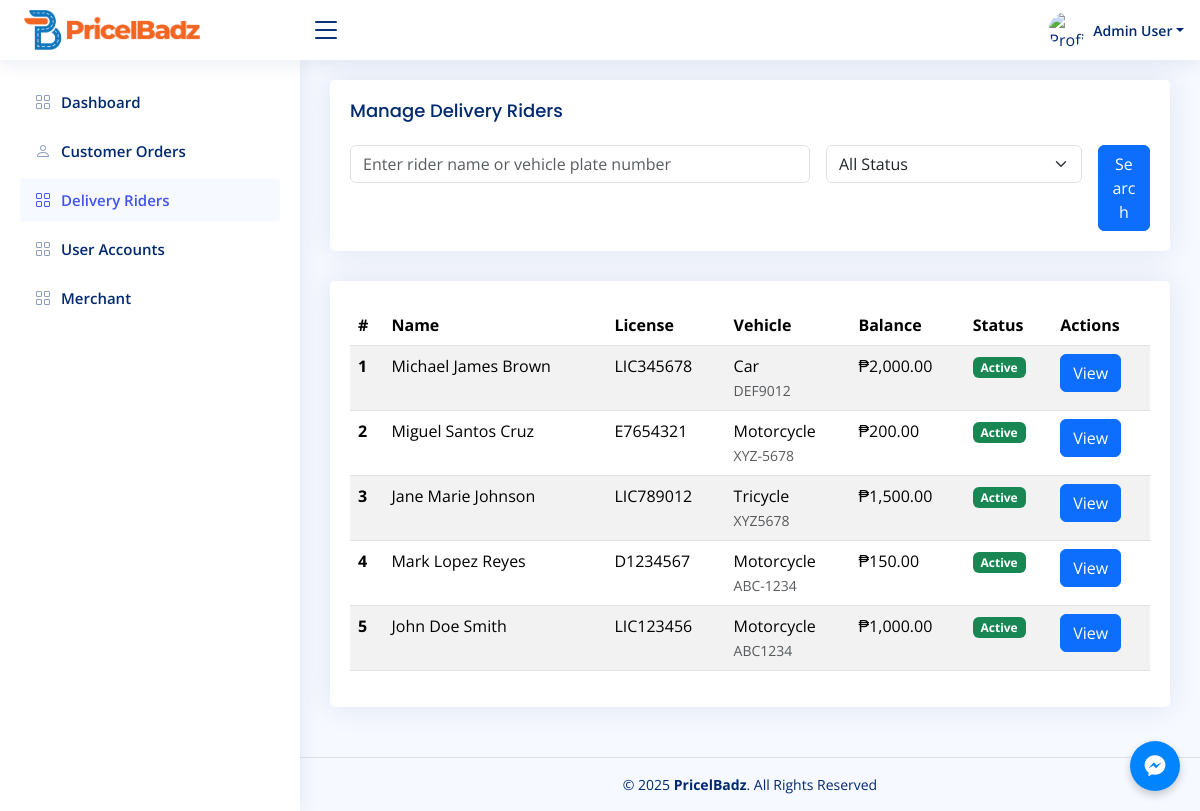
Page /admin/delivery_rider.php (signed in) on the earlier database version.
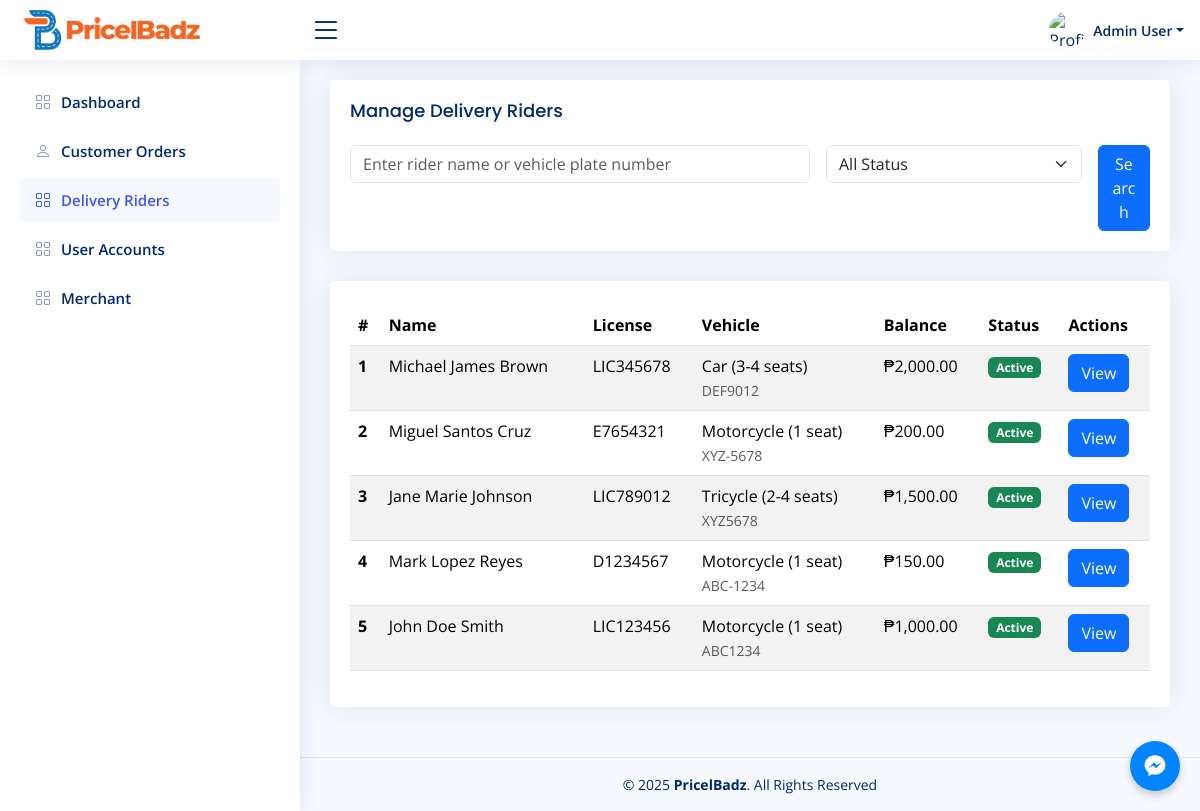
Same page on the later database version.
### tables this page shows
CREATE TABLE triders (
id INT AUTO_INCREMENT PRIMARY KEY,
first_name VARCHAR(50) NOT NULL,
middle_name VARCHAR(50),
last_name VARCHAR(50) NOT NULL,
license_number VARCHAR(20) NOT NULL,
vehicle_type ENUM('Motorcycle (1 seat)', 'Tricycle (2-4 seats)', 'Car (3-4 seats)', 'Car (5-7 seats)', 'Van (10-14
seats)') NOT NULL,
vehicle_cor VARCHAR(50) NOT NULL,
vehicle_plate_number VARCHAR(20) NOT NULL,
topup_balance DECIMAL(10, 2) DEFAULT 0.00,
rider_status ENUM('Active', 'Inactive') DEFAULT 'Active',
created_at TIMESTAMP DEFAULT CURRENT_TIMESTAMP,
updated_at TIMESTAMP DEFAULT CURRENT_TIMESTAMP ON UPDATE CURRENT_TIMESTAMP
);

### admin/delivery_rider.php (the view, shortened to what this page needs)
<?php
include './header.php';
include '../config/connect.php';
$search = isset($_POST['search']) ? $_POST['search'] : '';
$status = isset($_POST['status']) ? $_POST['status'] : 'All Status';
$query = "SELECT id, first_name, middle_name, last_name, CONCAT(first_name, ' ', COALESCE(middle_name, ''), ' ', last_name) AS fullname,
    license_number, vehicle_type, vehicle_plate_number, rider_status, topup_balance, vehicle_cor
    FROM triders
    WHERE (first_name LIKE ? OR last_name LIKE ? OR vehicle_plate_number LIKE ?)";
$query .= ' ORDER BY rider_status ASC, last_name ASC, first_name ASC';
$stmt = $conn->prepare($query);
$search_term = '%' . $search . '%';
if ($status !== 'All Status') {
    $stmt->bind_param('ssss', $search_term, $search_term, $search_term, $status);
} else {
    $stmt->bind_param('sss', $search_term, $search_term, $search_term);
}
$stmt->execute();
$result = $stmt->get_result();
?>
<main id="main" class="main">
    <section class="section">
        <div class="row">
            <div class="col-lg-12">
                <div class="card">
                    <div class="card-body">
                        <h5 class="card-title">Manage Delivery Riders</h5>
                        <form method="POST" class="row g-3">
                            <div class="col-md-7">
                                <input type="text" class="form-control" name="search" id="inputText"
                                    value="<?= htmlspecialchars($search) ?>"
                                    placeholder="Enter rider name or vehicle plate number">
                            </div>
                            <div class="col-md-4">
                                <select name="status" id="inputState" class="form-select">
                                    <option value="All Status" <?= $status === 'All Status' ? 'selected' : '' ?>>All
                                        Status</option>
                                </select>
                            </div>
                            <div class="col-md-1">
                                <button type="submit" class="btn btn-primary w-100">Search</button>
                            </div>
                        </form>
                    </div>
                </div>
                <div class="card">
                    <div class="card-body pt-4">
                        <div class="table-responsive">
                            <table class="table table-striped table-hover">
                                <thead>
                                    <tr>
                                        <th scope="col">#</th>
                                        <th scope="col">Name</th>
                                        <th scope="col">License</th>
                                        <th scope="col">Vehicle</th>
                                        <th scope="col">Balance</th>
                                        <th scope="col">Status</th>
                                        <th scope="col">Actions</th>
                                    </tr>
                                </thead>
                                <tbody>
                                    <?php
                                    $count = 1;
                                    if ($result->num_rows > 0):
                                        while ($row = $result->fetch_assoc()):
                                    ?>
                                    <tr>
                                        <th scope="row"><?= $count++ ?></th>
                                        <td><?= htmlspecialchars($row['fullname']) ?></td>
                                        <td><?= htmlspecialchars($row['license_number']) ?></td>
                                        <td>
                                            <?= htmlspecialchars($row['vehicle_type']) ?>
                                            <br>
                                            <small
                                                class="text-muted"><?= htmlspecialchars($row['vehicle_plate_number']) ?></small>
                                        </td>
                                        <td>₱<?= number_format($row['topup_balance'], 2) ?></td>
                                        <td>
                                            <span
                                                class="badge <?= $row['rider_status'] === 'Active' ? 'bg-success' : 'bg-danger' ?>">
                                                <?= htmlspecialchars($row['rider_status']) ?>
                                            </span>
                                        </td>
                                        <td>
                                            <button type="button" class="btn btn-primary" data-bs-toggle="modal"
                                                data-bs-target="#riderModal<?= urlencode($row['id']) ?>">
                                                View
                                            </button>
                                        </td>
                                    </tr>
                                    <?php
                                        endwhile;
                                    else:
                                    ?>
                                    <tr>
                                        <td colspan="7" class="text-center">No riders found.</td>
                                    </tr>
                                    <?php endif; ?>
                                </tbody>
                            </table>
                        </div>
                    </div>
                </div>
            </div>
        </div>
    </section>
</main>
<footer id="footer" class="footer border-top py-3">
    <div class="container">
        <div class="copyright text-center">
            &copy; 2025 <strong><span>PricelBadz</span></strong>. All Rights Reserved
        </div>
    </div>
</footer>

### admin/header.php (shortened to what this page needs)
<?php
$current_page = basename($_SERVER['PHP_SELF']);
?>
<!DOCTYPE html>
<html lang="en">
<head>
    <link href="../public/assets/vendor/bootstrap/css/bootstrap.min.css" rel="stylesheet">
    <link href="../public/assets/vendor/bootstrap-icons/bootstrap-icons.css" rel="stylesheet">
    <link href="../public/assets/vendor/boxicons/css/boxicons.min.css" rel="stylesheet">
    <link href="../public/assets/vendor/quill/quill.snow.css" rel="stylesheet">
    <link href="../public/assets/vendor/quill/quill.bubble.css" rel="stylesheet">
    <link href="../public/assets/vendor/remixicon/remixicon.css" rel="stylesheet">
    <link href="../public/assets/vendor/simple-datatables/style.css" rel="stylesheet">
    <link href="../public/assets/css/style.css" rel="stylesheet">
</head>
<body>
    <header id="header" class="header fixed-top d-flex align-items-center">
        <div class="d-flex align-items-center justify-content-between">
            <a href="dashboard.php" class="logo d-flex align-items-center">
                <span class="d-none d-lg-block"><img src="../public/img/logo.png" alt="PricelBadz Image"
                        style="max-height: 50px; width: auto;"></span>
            </a>
            <i class="bi bi-list toggle-sidebar-btn"></i>
        </div>
        <nav class="header-nav ms-auto">
            <ul class="d-flex align-items-center">
                <li class="nav-item dropdown pe-3">
                    <a class="nav-link nav-profile d-flex align-items-center pe-0" href="#"
                        data-bs-toggle="dropdown">
                        <img src="../public/img/bg.jpg" alt="Profile" class="rounded-circle"
                            style="width: 36px; height: 36px; object-fit: cover;">
                        <span
                            class="d-none d-md-block dropdown-toggle ps-2"><?= htmlspecialchars($_SESSION['first_name'] . ' ' . $_SESSION['last_name']) ?></span>
                    </a>
                </li>
            </ul>
        </nav>
    </header>
    <aside id="sidebar" class="sidebar">
        <ul class="sidebar-nav" id="sidebar-nav">
            <li class="nav-item">
                <a class="nav-link <?= $current_page === 'dashboard.php' ? '' : 'collapsed' ?>" href="dashboard.php">
                    <i class="bi bi-grid"></i>
                    <span>Dashboard</span>
                </a>
            </li>
            <li class="nav-item">
                <a class="nav-link <?= $current_page === 'customer_orders.php' ? '' : 'collapsed' ?>"
                    href="customer_orders.php">
                    <i class="bi bi-person"></i>
                    <span>Customer Orders</span>
                </a>
            </li>
            <li class="nav-item">
                <a class="nav-link <?= $current_page === 'delivery_rider.php' ? '' : 'collapsed' ?>"
                    href="delivery_rider.php">
                    <i class="bi bi-grid"></i>
                    <span>Delivery Riders</span>
                </a>
            </li>
            <li class="nav-item">
                <a class="nav-link <?= $current_page === 'user_account.php' ? '' : 'collapsed' ?>"
                    href="user_account.php">
                    <i class="bi bi-grid"></i>
                    <span>User Accounts</span>
                </a>
            </li>
            <li class="nav-item">
                <a class="nav-link <?= $current_page === 'merchant.php' ? '' : 'collapsed' ?>" href="merchant.php">
                    <i class="bi bi-grid"></i>
                    <span>Merchant</span>
                </a>
            </li>
        </ul>
    </aside>
    <a href="https://www.facebook.com/messages/t/651650764687119" target="_blank" class="fb-messenger-link"
        style="position: fixed; bottom: 20px; right: 20px; background-color: #0084ff; color: white; width: 50px; height: 50px; border-radius: 50%; display: flex; align-items: center; justify-content: center; box-shadow: 0 4px 8px rgba(0,0,0,0.2); z-index: 1000;">
        <i class='bx bxl-messenger' style="font-size: 28px;"></i>
    </a>
</body>
</html>

### public/assets/css/style.css (style rules this page uses)
:root { scroll-behavior: smooth; }
body { font-family: "Open Sans", sans-serif; background: #f6f9ff; color: #444444; }
a { color: #4154f1; text-decoration: none; }
h1, h2, h3, h4, h5, h6 { font-family: "Nunito", sans-serif; }
#main { margin-top: 60px; padding: 20px 30px; transition: all 0.3s; }
.card { margin-bottom: 30px; border: none; border-radius: 5px; box-shadow: 0px 0 30px rgba(1, 41, 112, 0.1); }
.card-title { padding: 20px 0 15px 0; font-size: 18px; font-weight: 500; color: #012970; font-family: "Poppins", sans-serif; }
.card-body { padding: 0 20px 20px 20px; }
.logo { line-height: 1; }
@media (min-width: 1200px) { .logo { width: 280px; } }
.logo img { max-height: 26px; margin-right: 6px; }
.logo span { font-size: 26px; font-weight: 700; color: #012970; font-family: "Nunito", sans-serif; }
.header { transition: all 0.5s; z-index: 997; height: 60px; box-shadow: 0px 2px 20px rgba(1, 41, 112, 0.1); background-color: #fff; padding-left: 20px; }
.header .toggle-sidebar-btn { font-size: 32px; padding-left: 10px; cursor: pointer; color: #012970; }
.header-nav ul { list-style: none; }
.header-nav>ul { margin: 0; padding: 0; }
.header-nav .nav-profile { color: #012970; }
.header-nav .nav-profile img { max-height: 36px; }
.header-nav .nav-profile span { font-size: 14px; font-weight: 600; }
.sidebar { position: fixed; top: 60px; left: 0; bottom: 0; width: 300px; z-index: 996; transition: all 0.3s; padding: 20px; overflow-y: auto; scrollbar-width: thin; scrollbar-color: #aab7cf transparent; box-shadow: 0px 0px 20px rgba(1, 41, 112, 0.1); background-color: #fff; }
@media (min-width: 1200px) { #main, #footer { margin-left: 300px; } }
.sidebar-nav { padding: 0; margin: 0; list-style: none; }
.sidebar-nav li { padding: 0; margin: 0; list-style: none; }
.sidebar-nav .nav-item { margin-bottom: 5px; }
.sidebar-nav .nav-link { display: flex; align-items: center; font-size: 15px; font-weight: 600; color: #4154f1; transition: 0.3; background: #f6f9ff; padding: 10px 15px; border-radius: 4px; }
.sidebar-nav .nav-link i { font-size: 16px; margin-right: 10px; color: #4154f1; }
.sidebar-nav .nav-link.collapsed { color: #012970; background: #fff; }
.sidebar-nav .nav-link.collapsed i { color: #899bbd; }
.footer { padding: 20px 0; font-size: 14px; transition: all 0.3s; border-top: 1px solid #cddfff; }
.footer .copyright { text-align: center; color: #012970; }

### admin/delivery_rider.php (style rules this page uses)
html, body { height: 100%; margin: 0; }
body { display: flex; flex-direction: column; }
#main { flex: 1 0 auto; }
#footer { flex-shrink: 0; }

Differences in the rows shown:
changed triders "LIC345678": vehicle_type "Car" → "Car (3-4 seats)"
changed triders "XYZ-5678": vehicle_type "Motorcycle" → "Motorcycle (1 seat)"
changed triders "LIC789012": vehicle_type "Tricycle" → "Tricycle (2-4 seats)"
changed triders "ABC-1234": vehicle_type "Motorcycle" → "Motorcycle (1 seat)"
changed triders "LIC123456": vehicle_type "Motorcycle" → "Motorcycle (1 seat)"
